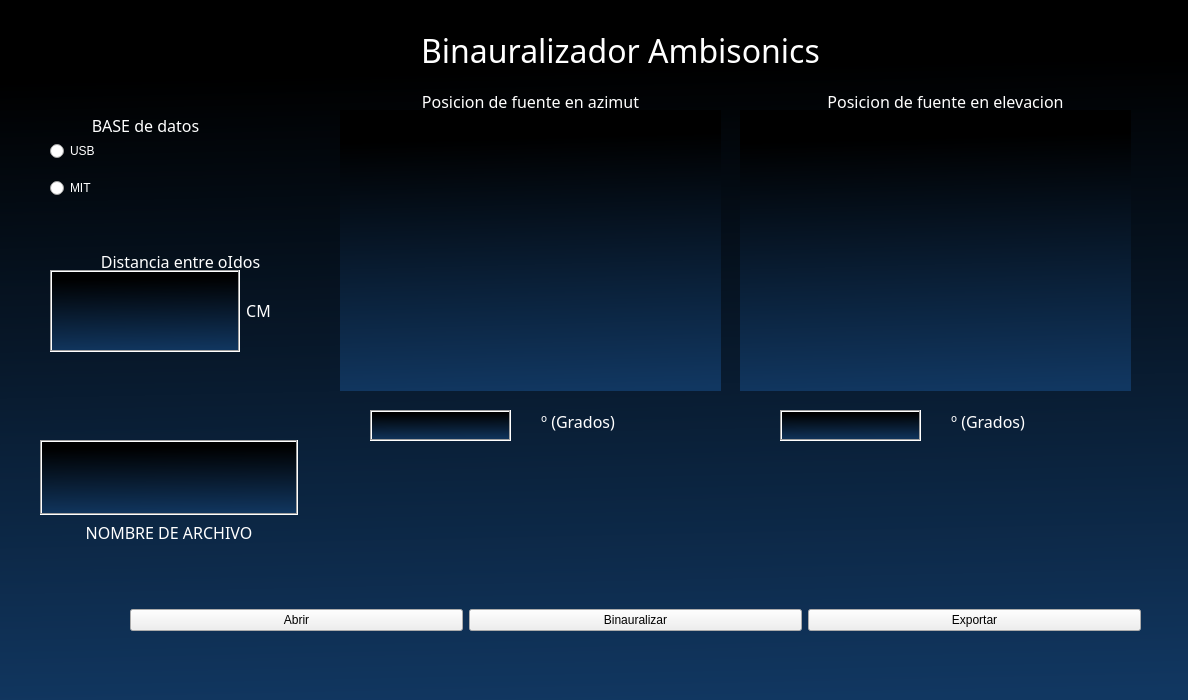
<?xml version="1.0" encoding="UTF-8"?>
<ui version="4.0">
 <class>MainWindow</class>
 <widget class="QMainWindow" name="MainWindow">
  <property name="geometry">
   <rect>
    <x>0</x>
    <y>0</y>
    <width>1188</width>
    <height>700</height>
   </rect>
  </property>
  <property name="windowTitle">
   <string>Binauralizador Ambisonics</string>
  </property>
  <widget class="QWidget" name="centralwidget">
   <widget class="QFrame" name="frame">
    <property name="geometry">
     <rect>
      <x>0</x>
      <y>0</y>
      <width>1191</width>
      <height>701</height>
     </rect>
    </property>
    <property name="styleSheet">
     <string notr="true">QFrame{
	
	background-color: qlineargradient(spread:pad, x1:0.512591, y1:0.097, x2:0.547, y2:1, stop:0 rgba(0, 0, 0, 255), stop:1 rgba(17, 55, 97, 255));
}</string>
    </property>
    <property name="frameShape">
     <enum>QFrame::NoFrame</enum>
    </property>
    <property name="frameShadow">
     <enum>QFrame::Raised</enum>
    </property>
    <widget class="QLabel" name="label">
     <property name="geometry">
      <rect>
       <x>240</x>
       <y>10</y>
       <width>761</width>
       <height>81</height>
      </rect>
     </property>
     <property name="font">
      <font>
       <family>abnes</family>
       <pointsize>18</pointsize>
      </font>
     </property>
     <property name="styleSheet">
      <string notr="true">background-color: none;
color: #FFFFFF</string>
     </property>
     <property name="text">
      <string>&lt;html&gt;&lt;head/&gt;&lt;body&gt;&lt;p align=&quot;center&quot;&gt;&lt;span style=&quot; font-size:24pt; color:#ffffff;&quot;&gt;Binauralizador Ambisonics&lt;/span&gt;&lt;/p&gt;&lt;/body&gt;&lt;/html&gt;</string>
     </property>
    </widget>
    <widget class="QLabel" name="label_6">
     <property name="geometry">
      <rect>
       <x>30</x>
       <y>250</y>
       <width>301</width>
       <height>21</height>
      </rect>
     </property>
     <property name="font">
      <font>
       <family>abnes</family>
       <pointsize>12</pointsize>
      </font>
     </property>
     <property name="styleSheet">
      <string notr="true">background-color: none;
color: #FFFFFF</string>
     </property>
     <property name="text">
      <string>&lt;html&gt;&lt;head/&gt;&lt;body&gt;&lt;p align=&quot;center&quot;&gt;&lt;span style=&quot; color:#ffffff;&quot;&gt;Distancia entre oIdos&lt;/span&gt;&lt;/p&gt;&lt;/body&gt;&lt;/html&gt;</string>
     </property>
    </widget>
    <widget class="QLabel" name="label_8">
     <property name="geometry">
      <rect>
       <x>10</x>
       <y>110</y>
       <width>271</width>
       <height>31</height>
      </rect>
     </property>
     <property name="font">
      <font>
       <family>abnes</family>
       <pointsize>12</pointsize>
      </font>
     </property>
     <property name="styleSheet">
      <string notr="true">background-color: none;
color: #FFFFFF</string>
     </property>
     <property name="text">
      <string>&lt;html&gt;&lt;head/&gt;&lt;body&gt;&lt;p align=&quot;center&quot;&gt;&lt;span style=&quot; color:#ffffff;&quot;&gt;BASE de datos&lt;/span&gt;&lt;/p&gt;&lt;/body&gt;&lt;/html&gt;</string>
     </property>
    </widget>
    <widget class="QWidget" name="layoutWidget">
     <property name="geometry">
      <rect>
       <x>130</x>
       <y>570</y>
       <width>1011</width>
       <height>101</height>
      </rect>
     </property>
     <layout class="QHBoxLayout" name="horizontalLayout">
      <item>
       <widget class="QPushButton" name="pushButton">
        <property name="styleSheet">
         <string notr="true">QPushButton{
	
	font: 13pt &quot;abnes&quot;;
	color: rgb(0, 0, 0)
}</string>
        </property>
        <property name="text">
         <string>Abrir</string>
        </property>
       </widget>
      </item>
      <item>
       <widget class="QPushButton" name="pushButton_3">
        <property name="styleSheet">
         <string notr="true">QPushButton{
	
	font: 13pt &quot;abnes&quot;;
	color: rgb(0, 0, 0)
}</string>
        </property>
        <property name="text">
         <string>Binauralizar</string>
        </property>
       </widget>
      </item>
      <item>
       <widget class="QPushButton" name="pushButton_2">
        <property name="styleSheet">
         <string notr="true">QPushButton{
	
	font: 13pt &quot;abnes&quot;;
	color: rgb(0, 0, 0)
}</string>
        </property>
        <property name="text">
         <string>Exportar</string>
        </property>
       </widget>
      </item>
     </layout>
    </widget>
    <widget class="QWidget" name="layoutWidget">
     <property name="geometry">
      <rect>
       <x>50</x>
       <y>130</y>
       <width>221</width>
       <height>81</height>
      </rect>
     </property>
     <layout class="QVBoxLayout" name="verticalLayout_3">
      <item>
       <widget class="QRadioButton" name="radioButton">
        <property name="autoFillBackground">
         <bool>false</bool>
        </property>
        <property name="styleSheet">
         <string notr="true">QRadioButton{
	
	font: 13pt &quot;abnes&quot;;
	color: rgb(255, 255, 255);
}</string>
        </property>
        <property name="text">
         <string>USB</string>
        </property>
       </widget>
      </item>
      <item>
       <widget class="QRadioButton" name="radioButton_2">
        <property name="autoFillBackground">
         <bool>false</bool>
        </property>
        <property name="styleSheet">
         <string notr="true">QRadioButton{
	
	font: 13pt &quot;abnes&quot;;
	color: rgb(255, 255, 255);
}</string>
        </property>
        <property name="text">
         <string>MIT</string>
        </property>
       </widget>
      </item>
     </layout>
    </widget>
    <widget class="QWidget" name="layoutWidget">
     <property name="geometry">
      <rect>
       <x>50</x>
       <y>270</y>
       <width>221</width>
       <height>82</height>
      </rect>
     </property>
     <layout class="QHBoxLayout" name="horizontalLayout_3">
      <item>
       <widget class="QPlainTextEdit" name="plainTextEdit">
        <property name="palette">
         <palette>
          <active>
           <colorrole role="Button">
            <brush brushstyle="LinearGradientPattern">
             <gradient startx="0.512591000000000" starty="0.097000000000000" endx="0.547000000000000" endy="1.000000000000000" type="LinearGradient" spread="PadSpread" coordinatemode="ObjectBoundingMode">
              <gradientstop position="0.000000000000000">
               <color alpha="255">
                <red>0</red>
                <green>0</green>
                <blue>0</blue>
               </color>
              </gradientstop>
              <gradientstop position="1.000000000000000">
               <color alpha="255">
                <red>17</red>
                <green>55</green>
                <blue>97</blue>
               </color>
              </gradientstop>
             </gradient>
            </brush>
           </colorrole>
           <colorrole role="Text">
            <brush brushstyle="SolidPattern">
             <color alpha="255">
              <red>255</red>
              <green>253</green>
              <blue>236</blue>
             </color>
            </brush>
           </colorrole>
           <colorrole role="Base">
            <brush brushstyle="LinearGradientPattern">
             <gradient startx="0.512591000000000" starty="0.097000000000000" endx="0.547000000000000" endy="1.000000000000000" type="LinearGradient" spread="PadSpread" coordinatemode="ObjectBoundingMode">
              <gradientstop position="0.000000000000000">
               <color alpha="255">
                <red>0</red>
                <green>0</green>
                <blue>0</blue>
               </color>
              </gradientstop>
              <gradientstop position="1.000000000000000">
               <color alpha="255">
                <red>17</red>
                <green>55</green>
                <blue>97</blue>
               </color>
              </gradientstop>
             </gradient>
            </brush>
           </colorrole>
           <colorrole role="Window">
            <brush brushstyle="LinearGradientPattern">
             <gradient startx="0.512591000000000" starty="0.097000000000000" endx="0.547000000000000" endy="1.000000000000000" type="LinearGradient" spread="PadSpread" coordinatemode="ObjectBoundingMode">
              <gradientstop position="0.000000000000000">
               <color alpha="255">
                <red>0</red>
                <green>0</green>
                <blue>0</blue>
               </color>
              </gradientstop>
              <gradientstop position="1.000000000000000">
               <color alpha="255">
                <red>17</red>
                <green>55</green>
                <blue>97</blue>
               </color>
              </gradientstop>
             </gradient>
            </brush>
           </colorrole>
          </active>
          <inactive>
           <colorrole role="Button">
            <brush brushstyle="LinearGradientPattern">
             <gradient startx="0.512591000000000" starty="0.097000000000000" endx="0.547000000000000" endy="1.000000000000000" type="LinearGradient" spread="PadSpread" coordinatemode="ObjectBoundingMode">
              <gradientstop position="0.000000000000000">
               <color alpha="255">
                <red>0</red>
                <green>0</green>
                <blue>0</blue>
               </color>
              </gradientstop>
              <gradientstop position="1.000000000000000">
               <color alpha="255">
                <red>17</red>
                <green>55</green>
                <blue>97</blue>
               </color>
              </gradientstop>
             </gradient>
            </brush>
           </colorrole>
           <colorrole role="Text">
            <brush brushstyle="SolidPattern">
             <color alpha="255">
              <red>255</red>
              <green>253</green>
              <blue>236</blue>
             </color>
            </brush>
           </colorrole>
           <colorrole role="Base">
            <brush brushstyle="LinearGradientPattern">
             <gradient startx="0.512591000000000" starty="0.097000000000000" endx="0.547000000000000" endy="1.000000000000000" type="LinearGradient" spread="PadSpread" coordinatemode="ObjectBoundingMode">
              <gradientstop position="0.000000000000000">
               <color alpha="255">
                <red>0</red>
                <green>0</green>
                <blue>0</blue>
               </color>
              </gradientstop>
              <gradientstop position="1.000000000000000">
               <color alpha="255">
                <red>17</red>
                <green>55</green>
                <blue>97</blue>
               </color>
              </gradientstop>
             </gradient>
            </brush>
           </colorrole>
           <colorrole role="Window">
            <brush brushstyle="LinearGradientPattern">
             <gradient startx="0.512591000000000" starty="0.097000000000000" endx="0.547000000000000" endy="1.000000000000000" type="LinearGradient" spread="PadSpread" coordinatemode="ObjectBoundingMode">
              <gradientstop position="0.000000000000000">
               <color alpha="255">
                <red>0</red>
                <green>0</green>
                <blue>0</blue>
               </color>
              </gradientstop>
              <gradientstop position="1.000000000000000">
               <color alpha="255">
                <red>17</red>
                <green>55</green>
                <blue>97</blue>
               </color>
              </gradientstop>
             </gradient>
            </brush>
           </colorrole>
          </inactive>
          <disabled>
           <colorrole role="Button">
            <brush brushstyle="LinearGradientPattern">
             <gradient startx="0.512591000000000" starty="0.097000000000000" endx="0.547000000000000" endy="1.000000000000000" type="LinearGradient" spread="PadSpread" coordinatemode="ObjectBoundingMode">
              <gradientstop position="0.000000000000000">
               <color alpha="255">
                <red>0</red>
                <green>0</green>
                <blue>0</blue>
               </color>
              </gradientstop>
              <gradientstop position="1.000000000000000">
               <color alpha="255">
                <red>17</red>
                <green>55</green>
                <blue>97</blue>
               </color>
              </gradientstop>
             </gradient>
            </brush>
           </colorrole>
           <colorrole role="Text">
            <brush brushstyle="SolidPattern">
             <color alpha="255">
              <red>127</red>
              <green>127</green>
              <blue>127</blue>
             </color>
            </brush>
           </colorrole>
           <colorrole role="Base">
            <brush brushstyle="LinearGradientPattern">
             <gradient startx="0.512591000000000" starty="0.097000000000000" endx="0.547000000000000" endy="1.000000000000000" type="LinearGradient" spread="PadSpread" coordinatemode="ObjectBoundingMode">
              <gradientstop position="0.000000000000000">
               <color alpha="255">
                <red>0</red>
                <green>0</green>
                <blue>0</blue>
               </color>
              </gradientstop>
              <gradientstop position="1.000000000000000">
               <color alpha="255">
                <red>17</red>
                <green>55</green>
                <blue>97</blue>
               </color>
              </gradientstop>
             </gradient>
            </brush>
           </colorrole>
           <colorrole role="Window">
            <brush brushstyle="LinearGradientPattern">
             <gradient startx="0.512591000000000" starty="0.097000000000000" endx="0.547000000000000" endy="1.000000000000000" type="LinearGradient" spread="PadSpread" coordinatemode="ObjectBoundingMode">
              <gradientstop position="0.000000000000000">
               <color alpha="255">
                <red>0</red>
                <green>0</green>
                <blue>0</blue>
               </color>
              </gradientstop>
              <gradientstop position="1.000000000000000">
               <color alpha="255">
                <red>17</red>
                <green>55</green>
                <blue>97</blue>
               </color>
              </gradientstop>
             </gradient>
            </brush>
           </colorrole>
          </disabled>
         </palette>
        </property>
        <property name="font">
         <font>
          <family>abnes</family>
         </font>
        </property>
        <property name="frameShape">
         <enum>QFrame::Box</enum>
        </property>
       </widget>
      </item>
      <item>
       <widget class="QLabel" name="label_10">
        <property name="font">
         <font>
          <family>abnes</family>
          <pointsize>12</pointsize>
         </font>
        </property>
        <property name="styleSheet">
         <string notr="true">background-color: none;
color: #FFFFFF</string>
        </property>
        <property name="text">
         <string>&lt;html&gt;&lt;head/&gt;&lt;body&gt;&lt;p align=&quot;center&quot;&gt;&lt;span style=&quot; color:#ffffff;&quot;&gt;CM&lt;/span&gt;&lt;/p&gt;&lt;/body&gt;&lt;/html&gt;</string>
        </property>
       </widget>
      </item>
     </layout>
    </widget>
    <widget class="QWidget" name="layoutWidget">
     <property name="geometry">
      <rect>
       <x>40</x>
       <y>440</y>
       <width>258</width>
       <height>104</height>
      </rect>
     </property>
     <layout class="QVBoxLayout" name="verticalLayout_2">
      <item>
       <widget class="QPlainTextEdit" name="plainTextEdit_2">
        <property name="palette">
         <palette>
          <active>
           <colorrole role="Button">
            <brush brushstyle="LinearGradientPattern">
             <gradient startx="0.512591000000000" starty="0.097000000000000" endx="0.547000000000000" endy="1.000000000000000" type="LinearGradient" spread="PadSpread" coordinatemode="ObjectBoundingMode">
              <gradientstop position="0.000000000000000">
               <color alpha="255">
                <red>0</red>
                <green>0</green>
                <blue>0</blue>
               </color>
              </gradientstop>
              <gradientstop position="1.000000000000000">
               <color alpha="255">
                <red>17</red>
                <green>55</green>
                <blue>97</blue>
               </color>
              </gradientstop>
             </gradient>
            </brush>
           </colorrole>
           <colorrole role="Text">
            <brush brushstyle="SolidPattern">
             <color alpha="255">
              <red>255</red>
              <green>255</green>
              <blue>255</blue>
             </color>
            </brush>
           </colorrole>
           <colorrole role="Base">
            <brush brushstyle="LinearGradientPattern">
             <gradient startx="0.512591000000000" starty="0.097000000000000" endx="0.547000000000000" endy="1.000000000000000" type="LinearGradient" spread="PadSpread" coordinatemode="ObjectBoundingMode">
              <gradientstop position="0.000000000000000">
               <color alpha="255">
                <red>0</red>
                <green>0</green>
                <blue>0</blue>
               </color>
              </gradientstop>
              <gradientstop position="1.000000000000000">
               <color alpha="255">
                <red>17</red>
                <green>55</green>
                <blue>97</blue>
               </color>
              </gradientstop>
             </gradient>
            </brush>
           </colorrole>
           <colorrole role="Window">
            <brush brushstyle="LinearGradientPattern">
             <gradient startx="0.512591000000000" starty="0.097000000000000" endx="0.547000000000000" endy="1.000000000000000" type="LinearGradient" spread="PadSpread" coordinatemode="ObjectBoundingMode">
              <gradientstop position="0.000000000000000">
               <color alpha="255">
                <red>0</red>
                <green>0</green>
                <blue>0</blue>
               </color>
              </gradientstop>
              <gradientstop position="1.000000000000000">
               <color alpha="255">
                <red>17</red>
                <green>55</green>
                <blue>97</blue>
               </color>
              </gradientstop>
             </gradient>
            </brush>
           </colorrole>
          </active>
          <inactive>
           <colorrole role="Button">
            <brush brushstyle="LinearGradientPattern">
             <gradient startx="0.512591000000000" starty="0.097000000000000" endx="0.547000000000000" endy="1.000000000000000" type="LinearGradient" spread="PadSpread" coordinatemode="ObjectBoundingMode">
              <gradientstop position="0.000000000000000">
               <color alpha="255">
                <red>0</red>
                <green>0</green>
                <blue>0</blue>
               </color>
              </gradientstop>
              <gradientstop position="1.000000000000000">
               <color alpha="255">
                <red>17</red>
                <green>55</green>
                <blue>97</blue>
               </color>
              </gradientstop>
             </gradient>
            </brush>
           </colorrole>
           <colorrole role="Text">
            <brush brushstyle="SolidPattern">
             <color alpha="255">
              <red>255</red>
              <green>255</green>
              <blue>255</blue>
             </color>
            </brush>
           </colorrole>
           <colorrole role="Base">
            <brush brushstyle="LinearGradientPattern">
             <gradient startx="0.512591000000000" starty="0.097000000000000" endx="0.547000000000000" endy="1.000000000000000" type="LinearGradient" spread="PadSpread" coordinatemode="ObjectBoundingMode">
              <gradientstop position="0.000000000000000">
               <color alpha="255">
                <red>0</red>
                <green>0</green>
                <blue>0</blue>
               </color>
              </gradientstop>
              <gradientstop position="1.000000000000000">
               <color alpha="255">
                <red>17</red>
                <green>55</green>
                <blue>97</blue>
               </color>
              </gradientstop>
             </gradient>
            </brush>
           </colorrole>
           <colorrole role="Window">
            <brush brushstyle="LinearGradientPattern">
             <gradient startx="0.512591000000000" starty="0.097000000000000" endx="0.547000000000000" endy="1.000000000000000" type="LinearGradient" spread="PadSpread" coordinatemode="ObjectBoundingMode">
              <gradientstop position="0.000000000000000">
               <color alpha="255">
                <red>0</red>
                <green>0</green>
                <blue>0</blue>
               </color>
              </gradientstop>
              <gradientstop position="1.000000000000000">
               <color alpha="255">
                <red>17</red>
                <green>55</green>
                <blue>97</blue>
               </color>
              </gradientstop>
             </gradient>
            </brush>
           </colorrole>
          </inactive>
          <disabled>
           <colorrole role="Button">
            <brush brushstyle="LinearGradientPattern">
             <gradient startx="0.512591000000000" starty="0.097000000000000" endx="0.547000000000000" endy="1.000000000000000" type="LinearGradient" spread="PadSpread" coordinatemode="ObjectBoundingMode">
              <gradientstop position="0.000000000000000">
               <color alpha="255">
                <red>0</red>
                <green>0</green>
                <blue>0</blue>
               </color>
              </gradientstop>
              <gradientstop position="1.000000000000000">
               <color alpha="255">
                <red>17</red>
                <green>55</green>
                <blue>97</blue>
               </color>
              </gradientstop>
             </gradient>
            </brush>
           </colorrole>
           <colorrole role="Text">
            <brush brushstyle="SolidPattern">
             <color alpha="255">
              <red>127</red>
              <green>127</green>
              <blue>127</blue>
             </color>
            </brush>
           </colorrole>
           <colorrole role="Base">
            <brush brushstyle="LinearGradientPattern">
             <gradient startx="0.512591000000000" starty="0.097000000000000" endx="0.547000000000000" endy="1.000000000000000" type="LinearGradient" spread="PadSpread" coordinatemode="ObjectBoundingMode">
              <gradientstop position="0.000000000000000">
               <color alpha="255">
                <red>0</red>
                <green>0</green>
                <blue>0</blue>
               </color>
              </gradientstop>
              <gradientstop position="1.000000000000000">
               <color alpha="255">
                <red>17</red>
                <green>55</green>
                <blue>97</blue>
               </color>
              </gradientstop>
             </gradient>
            </brush>
           </colorrole>
           <colorrole role="Window">
            <brush brushstyle="LinearGradientPattern">
             <gradient startx="0.512591000000000" starty="0.097000000000000" endx="0.547000000000000" endy="1.000000000000000" type="LinearGradient" spread="PadSpread" coordinatemode="ObjectBoundingMode">
              <gradientstop position="0.000000000000000">
               <color alpha="255">
                <red>0</red>
                <green>0</green>
                <blue>0</blue>
               </color>
              </gradientstop>
              <gradientstop position="1.000000000000000">
               <color alpha="255">
                <red>17</red>
                <green>55</green>
                <blue>97</blue>
               </color>
              </gradientstop>
             </gradient>
            </brush>
           </colorrole>
          </disabled>
         </palette>
        </property>
        <property name="font">
         <font>
          <family>abnes</family>
         </font>
        </property>
        <property name="frameShape">
         <enum>QFrame::Box</enum>
        </property>
       </widget>
      </item>
      <item>
       <widget class="QLabel" name="label_11">
        <property name="font">
         <font>
          <family>abnes</family>
          <pointsize>12</pointsize>
         </font>
        </property>
        <property name="styleSheet">
         <string notr="true">background-color: none;
color: #FFFFFF</string>
        </property>
        <property name="text">
         <string>&lt;html&gt;&lt;head/&gt;&lt;body&gt;&lt;p align=&quot;center&quot;&gt;&lt;span style=&quot; color:#ffffff;&quot;&gt;NOMBRE DE ARCHIVO&lt;/span&gt;&lt;/p&gt;&lt;/body&gt;&lt;/html&gt;</string>
        </property>
       </widget>
      </item>
     </layout>
    </widget>
    <widget class="QPlainTextEdit" name="plainTextEdit_3">
     <property name="geometry">
      <rect>
       <x>370</x>
       <y>410</y>
       <width>141</width>
       <height>31</height>
      </rect>
     </property>
     <property name="palette">
      <palette>
       <active>
        <colorrole role="Button">
         <brush brushstyle="LinearGradientPattern">
          <gradient startx="0.512591000000000" starty="0.097000000000000" endx="0.547000000000000" endy="1.000000000000000" type="LinearGradient" spread="PadSpread" coordinatemode="ObjectBoundingMode">
           <gradientstop position="0.000000000000000">
            <color alpha="255">
             <red>0</red>
             <green>0</green>
             <blue>0</blue>
            </color>
           </gradientstop>
           <gradientstop position="1.000000000000000">
            <color alpha="255">
             <red>17</red>
             <green>55</green>
             <blue>97</blue>
            </color>
           </gradientstop>
          </gradient>
         </brush>
        </colorrole>
        <colorrole role="Text">
         <brush brushstyle="SolidPattern">
          <color alpha="255">
           <red>255</red>
           <green>255</green>
           <blue>255</blue>
          </color>
         </brush>
        </colorrole>
        <colorrole role="Base">
         <brush brushstyle="LinearGradientPattern">
          <gradient startx="0.512591000000000" starty="0.097000000000000" endx="0.547000000000000" endy="1.000000000000000" type="LinearGradient" spread="PadSpread" coordinatemode="ObjectBoundingMode">
           <gradientstop position="0.000000000000000">
            <color alpha="255">
             <red>0</red>
             <green>0</green>
             <blue>0</blue>
            </color>
           </gradientstop>
           <gradientstop position="1.000000000000000">
            <color alpha="255">
             <red>17</red>
             <green>55</green>
             <blue>97</blue>
            </color>
           </gradientstop>
          </gradient>
         </brush>
        </colorrole>
        <colorrole role="Window">
         <brush brushstyle="LinearGradientPattern">
          <gradient startx="0.512591000000000" starty="0.097000000000000" endx="0.547000000000000" endy="1.000000000000000" type="LinearGradient" spread="PadSpread" coordinatemode="ObjectBoundingMode">
           <gradientstop position="0.000000000000000">
            <color alpha="255">
             <red>0</red>
             <green>0</green>
             <blue>0</blue>
            </color>
           </gradientstop>
           <gradientstop position="1.000000000000000">
            <color alpha="255">
             <red>17</red>
             <green>55</green>
             <blue>97</blue>
            </color>
           </gradientstop>
          </gradient>
         </brush>
        </colorrole>
       </active>
       <inactive>
        <colorrole role="Button">
         <brush brushstyle="LinearGradientPattern">
          <gradient startx="0.512591000000000" starty="0.097000000000000" endx="0.547000000000000" endy="1.000000000000000" type="LinearGradient" spread="PadSpread" coordinatemode="ObjectBoundingMode">
           <gradientstop position="0.000000000000000">
            <color alpha="255">
             <red>0</red>
             <green>0</green>
             <blue>0</blue>
            </color>
           </gradientstop>
           <gradientstop position="1.000000000000000">
            <color alpha="255">
             <red>17</red>
             <green>55</green>
             <blue>97</blue>
            </color>
           </gradientstop>
          </gradient>
         </brush>
        </colorrole>
        <colorrole role="Text">
         <brush brushstyle="SolidPattern">
          <color alpha="255">
           <red>255</red>
           <green>255</green>
           <blue>255</blue>
          </color>
         </brush>
        </colorrole>
        <colorrole role="Base">
         <brush brushstyle="LinearGradientPattern">
          <gradient startx="0.512591000000000" starty="0.097000000000000" endx="0.547000000000000" endy="1.000000000000000" type="LinearGradient" spread="PadSpread" coordinatemode="ObjectBoundingMode">
           <gradientstop position="0.000000000000000">
            <color alpha="255">
             <red>0</red>
             <green>0</green>
             <blue>0</blue>
            </color>
           </gradientstop>
           <gradientstop position="1.000000000000000">
            <color alpha="255">
             <red>17</red>
             <green>55</green>
             <blue>97</blue>
            </color>
           </gradientstop>
          </gradient>
         </brush>
        </colorrole>
        <colorrole role="Window">
         <brush brushstyle="LinearGradientPattern">
          <gradient startx="0.512591000000000" starty="0.097000000000000" endx="0.547000000000000" endy="1.000000000000000" type="LinearGradient" spread="PadSpread" coordinatemode="ObjectBoundingMode">
           <gradientstop position="0.000000000000000">
            <color alpha="255">
             <red>0</red>
             <green>0</green>
             <blue>0</blue>
            </color>
           </gradientstop>
           <gradientstop position="1.000000000000000">
            <color alpha="255">
             <red>17</red>
             <green>55</green>
             <blue>97</blue>
            </color>
           </gradientstop>
          </gradient>
         </brush>
        </colorrole>
       </inactive>
       <disabled>
        <colorrole role="Button">
         <brush brushstyle="LinearGradientPattern">
          <gradient startx="0.512591000000000" starty="0.097000000000000" endx="0.547000000000000" endy="1.000000000000000" type="LinearGradient" spread="PadSpread" coordinatemode="ObjectBoundingMode">
           <gradientstop position="0.000000000000000">
            <color alpha="255">
             <red>0</red>
             <green>0</green>
             <blue>0</blue>
            </color>
           </gradientstop>
           <gradientstop position="1.000000000000000">
            <color alpha="255">
             <red>17</red>
             <green>55</green>
             <blue>97</blue>
            </color>
           </gradientstop>
          </gradient>
         </brush>
        </colorrole>
        <colorrole role="Text">
         <brush brushstyle="SolidPattern">
          <color alpha="255">
           <red>127</red>
           <green>127</green>
           <blue>127</blue>
          </color>
         </brush>
        </colorrole>
        <colorrole role="Base">
         <brush brushstyle="LinearGradientPattern">
          <gradient startx="0.512591000000000" starty="0.097000000000000" endx="0.547000000000000" endy="1.000000000000000" type="LinearGradient" spread="PadSpread" coordinatemode="ObjectBoundingMode">
           <gradientstop position="0.000000000000000">
            <color alpha="255">
             <red>0</red>
             <green>0</green>
             <blue>0</blue>
            </color>
           </gradientstop>
           <gradientstop position="1.000000000000000">
            <color alpha="255">
             <red>17</red>
             <green>55</green>
             <blue>97</blue>
            </color>
           </gradientstop>
          </gradient>
         </brush>
        </colorrole>
        <colorrole role="Window">
         <brush brushstyle="LinearGradientPattern">
          <gradient startx="0.512591000000000" starty="0.097000000000000" endx="0.547000000000000" endy="1.000000000000000" type="LinearGradient" spread="PadSpread" coordinatemode="ObjectBoundingMode">
           <gradientstop position="0.000000000000000">
            <color alpha="255">
             <red>0</red>
             <green>0</green>
             <blue>0</blue>
            </color>
           </gradientstop>
           <gradientstop position="1.000000000000000">
            <color alpha="255">
             <red>17</red>
             <green>55</green>
             <blue>97</blue>
            </color>
           </gradientstop>
          </gradient>
         </brush>
        </colorrole>
       </disabled>
      </palette>
     </property>
     <property name="font">
      <font>
       <family>abnes</family>
      </font>
     </property>
     <property name="frameShape">
      <enum>QFrame::Box</enum>
     </property>
    </widget>
    <widget class="QLabel" name="label_12">
     <property name="geometry">
      <rect>
       <x>340</x>
       <y>90</y>
       <width>381</width>
       <height>21</height>
      </rect>
     </property>
     <property name="font">
      <font>
       <family>abnes</family>
       <pointsize>12</pointsize>
      </font>
     </property>
     <property name="styleSheet">
      <string notr="true">background-color: none;
color: #FFFFFF</string>
     </property>
     <property name="text">
      <string>&lt;html&gt;&lt;head/&gt;&lt;body&gt;&lt;p align=&quot;center&quot;&gt;&lt;span style=&quot; color:#ffffff;&quot;&gt;Posicion de fuente en azimut&lt;/span&gt;&lt;/p&gt;&lt;/body&gt;&lt;/html&gt;</string>
     </property>
    </widget>
    <widget class="QLabel" name="label_7">
     <property name="geometry">
      <rect>
       <x>340</x>
       <y>110</y>
       <width>381</width>
       <height>281</height>
      </rect>
     </property>
     <property name="text">
      <string/>
     </property>
     <property name="pixmap">
      <pixmap>Cabeza-360.png</pixmap>
     </property>
     <property name="scaledContents">
      <bool>true</bool>
     </property>
    </widget>
    <widget class="QLabel" name="label_13">
     <property name="geometry">
      <rect>
       <x>450</x>
       <y>410</y>
       <width>256</width>
       <height>21</height>
      </rect>
     </property>
     <property name="font">
      <font>
       <family>abnes</family>
       <pointsize>12</pointsize>
      </font>
     </property>
     <property name="styleSheet">
      <string notr="true">background-color: none;
color: #FFFFFF</string>
     </property>
     <property name="text">
      <string>&lt;html&gt;&lt;head/&gt;&lt;body&gt;&lt;p align=&quot;center&quot;&gt;&lt;span style=&quot; color:#ffffff;&quot;&gt;º (Grados)&lt;/span&gt;&lt;/p&gt;&lt;/body&gt;&lt;/html&gt;</string>
     </property>
    </widget>
    <widget class="QLabel" name="label_2">
     <property name="geometry">
      <rect>
       <x>740</x>
       <y>110</y>
       <width>391</width>
       <height>281</height>
      </rect>
     </property>
     <property name="text">
      <string/>
     </property>
     <property name="pixmap">
      <pixmap>../../../Desktop/Resultados_Encuesta_Graficas/Captura de pantalla 2021-05-24 a la(s) 9.41.03 p. m..png</pixmap>
     </property>
     <property name="scaledContents">
      <bool>true</bool>
     </property>
    </widget>
    <widget class="QLabel" name="label_14">
     <property name="geometry">
      <rect>
       <x>740</x>
       <y>90</y>
       <width>411</width>
       <height>21</height>
      </rect>
     </property>
     <property name="font">
      <font>
       <family>abnes</family>
       <pointsize>12</pointsize>
      </font>
     </property>
     <property name="styleSheet">
      <string notr="true">background-color: none;
color: #FFFFFF</string>
     </property>
     <property name="text">
      <string>&lt;html&gt;&lt;head/&gt;&lt;body&gt;&lt;p align=&quot;center&quot;&gt;&lt;span style=&quot; color:#ffffff;&quot;&gt;Posicion de fuente en elevacion&lt;/span&gt;&lt;/p&gt;&lt;/body&gt;&lt;/html&gt;</string>
     </property>
    </widget>
    <widget class="QPlainTextEdit" name="plainTextEdit_4">
     <property name="geometry">
      <rect>
       <x>780</x>
       <y>410</y>
       <width>141</width>
       <height>31</height>
      </rect>
     </property>
     <property name="palette">
      <palette>
       <active>
        <colorrole role="Button">
         <brush brushstyle="LinearGradientPattern">
          <gradient startx="0.512591000000000" starty="0.097000000000000" endx="0.547000000000000" endy="1.000000000000000" type="LinearGradient" spread="PadSpread" coordinatemode="ObjectBoundingMode">
           <gradientstop position="0.000000000000000">
            <color alpha="255">
             <red>0</red>
             <green>0</green>
             <blue>0</blue>
            </color>
           </gradientstop>
           <gradientstop position="1.000000000000000">
            <color alpha="255">
             <red>17</red>
             <green>55</green>
             <blue>97</blue>
            </color>
           </gradientstop>
          </gradient>
         </brush>
        </colorrole>
        <colorrole role="Text">
         <brush brushstyle="SolidPattern">
          <color alpha="255">
           <red>255</red>
           <green>255</green>
           <blue>255</blue>
          </color>
         </brush>
        </colorrole>
        <colorrole role="Base">
         <brush brushstyle="LinearGradientPattern">
          <gradient startx="0.512591000000000" starty="0.097000000000000" endx="0.547000000000000" endy="1.000000000000000" type="LinearGradient" spread="PadSpread" coordinatemode="ObjectBoundingMode">
           <gradientstop position="0.000000000000000">
            <color alpha="255">
             <red>0</red>
             <green>0</green>
             <blue>0</blue>
            </color>
           </gradientstop>
           <gradientstop position="1.000000000000000">
            <color alpha="255">
             <red>17</red>
             <green>55</green>
             <blue>97</blue>
            </color>
           </gradientstop>
          </gradient>
         </brush>
        </colorrole>
        <colorrole role="Window">
         <brush brushstyle="LinearGradientPattern">
          <gradient startx="0.512591000000000" starty="0.097000000000000" endx="0.547000000000000" endy="1.000000000000000" type="LinearGradient" spread="PadSpread" coordinatemode="ObjectBoundingMode">
           <gradientstop position="0.000000000000000">
            <color alpha="255">
             <red>0</red>
             <green>0</green>
             <blue>0</blue>
            </color>
           </gradientstop>
           <gradientstop position="1.000000000000000">
            <color alpha="255">
             <red>17</red>
             <green>55</green>
             <blue>97</blue>
            </color>
           </gradientstop>
          </gradient>
         </brush>
        </colorrole>
       </active>
       <inactive>
        <colorrole role="Button">
         <brush brushstyle="LinearGradientPattern">
          <gradient startx="0.512591000000000" starty="0.097000000000000" endx="0.547000000000000" endy="1.000000000000000" type="LinearGradient" spread="PadSpread" coordinatemode="ObjectBoundingMode">
           <gradientstop position="0.000000000000000">
            <color alpha="255">
             <red>0</red>
             <green>0</green>
             <blue>0</blue>
            </color>
           </gradientstop>
           <gradientstop position="1.000000000000000">
            <color alpha="255">
             <red>17</red>
             <green>55</green>
             <blue>97</blue>
            </color>
           </gradientstop>
          </gradient>
         </brush>
        </colorrole>
        <colorrole role="Text">
         <brush brushstyle="SolidPattern">
          <color alpha="255">
           <red>255</red>
           <green>255</green>
           <blue>255</blue>
          </color>
         </brush>
        </colorrole>
        <colorrole role="Base">
         <brush brushstyle="LinearGradientPattern">
          <gradient startx="0.512591000000000" starty="0.097000000000000" endx="0.547000000000000" endy="1.000000000000000" type="LinearGradient" spread="PadSpread" coordinatemode="ObjectBoundingMode">
           <gradientstop position="0.000000000000000">
            <color alpha="255">
             <red>0</red>
             <green>0</green>
             <blue>0</blue>
            </color>
           </gradientstop>
           <gradientstop position="1.000000000000000">
            <color alpha="255">
             <red>17</red>
             <green>55</green>
             <blue>97</blue>
            </color>
           </gradientstop>
          </gradient>
         </brush>
        </colorrole>
        <colorrole role="Window">
         <brush brushstyle="LinearGradientPattern">
          <gradient startx="0.512591000000000" starty="0.097000000000000" endx="0.547000000000000" endy="1.000000000000000" type="LinearGradient" spread="PadSpread" coordinatemode="ObjectBoundingMode">
           <gradientstop position="0.000000000000000">
            <color alpha="255">
             <red>0</red>
             <green>0</green>
             <blue>0</blue>
            </color>
           </gradientstop>
           <gradientstop position="1.000000000000000">
            <color alpha="255">
             <red>17</red>
             <green>55</green>
             <blue>97</blue>
            </color>
           </gradientstop>
          </gradient>
         </brush>
        </colorrole>
       </inactive>
       <disabled>
        <colorrole role="Button">
         <brush brushstyle="LinearGradientPattern">
          <gradient startx="0.512591000000000" starty="0.097000000000000" endx="0.547000000000000" endy="1.000000000000000" type="LinearGradient" spread="PadSpread" coordinatemode="ObjectBoundingMode">
           <gradientstop position="0.000000000000000">
            <color alpha="255">
             <red>0</red>
             <green>0</green>
             <blue>0</blue>
            </color>
           </gradientstop>
           <gradientstop position="1.000000000000000">
            <color alpha="255">
             <red>17</red>
             <green>55</green>
             <blue>97</blue>
            </color>
           </gradientstop>
          </gradient>
         </brush>
        </colorrole>
        <colorrole role="Text">
         <brush brushstyle="SolidPattern">
          <color alpha="255">
           <red>127</red>
           <green>127</green>
           <blue>127</blue>
          </color>
         </brush>
        </colorrole>
        <colorrole role="Base">
         <brush brushstyle="LinearGradientPattern">
          <gradient startx="0.512591000000000" starty="0.097000000000000" endx="0.547000000000000" endy="1.000000000000000" type="LinearGradient" spread="PadSpread" coordinatemode="ObjectBoundingMode">
           <gradientstop position="0.000000000000000">
            <color alpha="255">
             <red>0</red>
             <green>0</green>
             <blue>0</blue>
            </color>
           </gradientstop>
           <gradientstop position="1.000000000000000">
            <color alpha="255">
             <red>17</red>
             <green>55</green>
             <blue>97</blue>
            </color>
           </gradientstop>
          </gradient>
         </brush>
        </colorrole>
        <colorrole role="Window">
         <brush brushstyle="LinearGradientPattern">
          <gradient startx="0.512591000000000" starty="0.097000000000000" endx="0.547000000000000" endy="1.000000000000000" type="LinearGradient" spread="PadSpread" coordinatemode="ObjectBoundingMode">
           <gradientstop position="0.000000000000000">
            <color alpha="255">
             <red>0</red>
             <green>0</green>
             <blue>0</blue>
            </color>
           </gradientstop>
           <gradientstop position="1.000000000000000">
            <color alpha="255">
             <red>17</red>
             <green>55</green>
             <blue>97</blue>
            </color>
           </gradientstop>
          </gradient>
         </brush>
        </colorrole>
       </disabled>
      </palette>
     </property>
     <property name="font">
      <font>
       <family>abnes</family>
      </font>
     </property>
     <property name="frameShape">
      <enum>QFrame::Box</enum>
     </property>
    </widget>
    <widget class="QLabel" name="label_15">
     <property name="geometry">
      <rect>
       <x>860</x>
       <y>410</y>
       <width>256</width>
       <height>21</height>
      </rect>
     </property>
     <property name="font">
      <font>
       <family>abnes</family>
       <pointsize>12</pointsize>
      </font>
     </property>
     <property name="styleSheet">
      <string notr="true">background-color: none;
color: #FFFFFF</string>
     </property>
     <property name="text">
      <string>&lt;html&gt;&lt;head/&gt;&lt;body&gt;&lt;p align=&quot;center&quot;&gt;&lt;span style=&quot; color:#ffffff;&quot;&gt;º (Grados)&lt;/span&gt;&lt;/p&gt;&lt;/body&gt;&lt;/html&gt;</string>
     </property>
    </widget>
   </widget>
  </widget>
 </widget>
 <resources>
  <include location="source.qrc"/>
 </resources>
 <connections/>
</ui>
